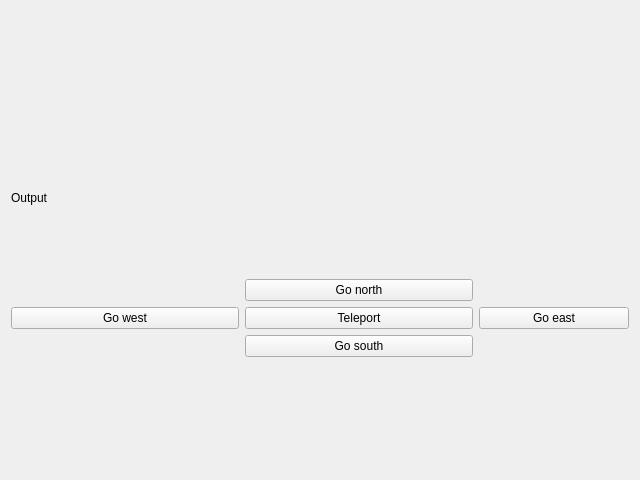
<?xml version="1.0" encoding="UTF-8"?>
<ui version="4.0">
 <class>MainWindow</class>
 <widget class="QMainWindow" name="MainWindow">
  <property name="geometry">
   <rect>
    <x>0</x>
    <y>0</y>
    <width>640</width>
    <height>480</height>
   </rect>
  </property>
  <property name="windowTitle">
   <string>MainWindow</string>
  </property>
  <widget class="QWidget" name="centralWidget">
   <layout class="QGridLayout" name="gridLayout">
    <item row="0" column="0">
     <layout class="QGridLayout" name="MainLayout">
      <item row="0" column="0">
       <layout class="QGridLayout" name="gridLayout_2">
        <property name="sizeConstraint">
         <enum>QLayout::SetDefaultConstraint</enum>
        </property>
        <item row="0" column="0" colspan="2">
         <widget class="QLabel" name="outputLabel">
          <property name="minimumSize">
           <size>
            <width>0</width>
            <height>150</height>
           </size>
          </property>
          <property name="maximumSize">
           <size>
            <width>16000</width>
            <height>16000</height>
           </size>
          </property>
          <property name="text">
           <string>Output</string>
          </property>
         </widget>
        </item>
        <item row="0" column="2">
         <widget class="QLabel" name="label">
          <property name="sizePolicy">
           <sizepolicy hsizetype="Expanding" vsizetype="Preferred">
            <horstretch>0</horstretch>
            <verstretch>0</verstretch>
           </sizepolicy>
          </property>
          <property name="maximumSize">
           <size>
            <width>150</width>
            <height>150</height>
           </size>
          </property>
          <property name="text">
           <string/>
          </property>
          <property name="pixmap">
           <pixmap>ghost.jpg</pixmap>
          </property>
          <property name="scaledContents">
           <bool>true</bool>
          </property>
         </widget>
        </item>
        <item row="2" column="0">
         <widget class="QPushButton" name="westButton">
          <property name="text">
           <string>Go west</string>
          </property>
         </widget>
        </item>
        <item row="2" column="1">
         <widget class="QPushButton" name="teleportButton">
          <property name="text">
           <string>Teleport</string>
          </property>
         </widget>
        </item>
        <item row="1" column="1">
         <widget class="QPushButton" name="northButton">
          <property name="text">
           <string>Go north</string>
          </property>
         </widget>
        </item>
        <item row="3" column="1">
         <widget class="QPushButton" name="southButton">
          <property name="text">
           <string>Go south</string>
          </property>
         </widget>
        </item>
        <item row="2" column="2">
         <widget class="QPushButton" name="eastButton">
          <property name="text">
           <string>Go east</string>
          </property>
         </widget>
        </item>
       </layout>
      </item>
     </layout>
    </item>
   </layout>
  </widget>
  <widget class="QMenuBar" name="menuBar">
   <property name="geometry">
    <rect>
     <x>0</x>
     <y>0</y>
     <width>640</width>
     <height>21</height>
    </rect>
   </property>
  </widget>
 </widget>
 <layoutdefault spacing="6" margin="11"/>
 <resources/>
 <connections/>
</ui>
